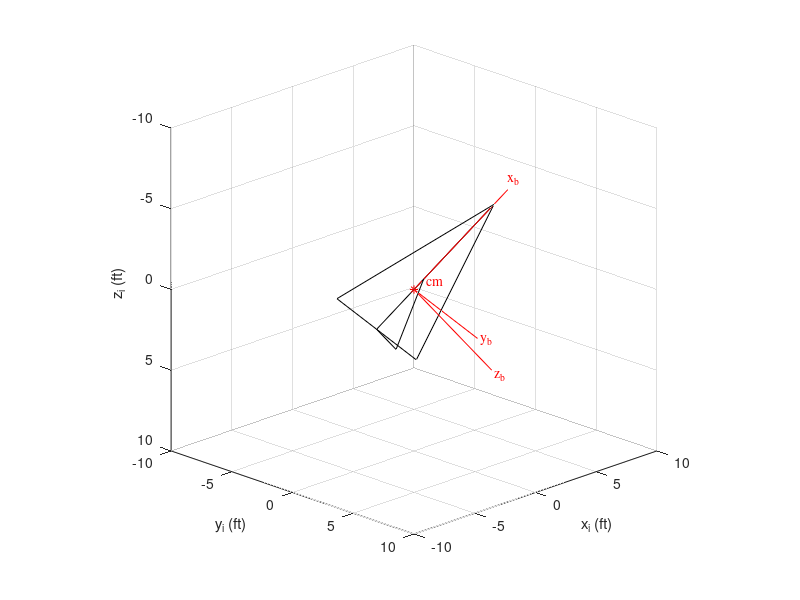

MATLAB code to generate this figure:
clear;clc;format short e;
b = 10;c = 10;xscm = 6.8148;d2r = pi/180;d=6;h=2;
psi = [30 0 0 0 0]*(d2r);theta = [45 0 0 0 0]*d2r;phi = ([120 0 0 0 0]+180)*d2r;% euler angles
% can also use eul2rotm(eul)
% eul = [psi theta phi] in radians, but y and z axes are reversed
Ct = cos(theta(1));Cs = cos(psi(1));Cp = cos(phi(1));
St = sin(theta(1));Ss = sin(psi(1));Sp = sin(phi(1));
T1 = [Ct*Cs Ct*Ss -St;
    -Cp*Ss+Sp*St*Cs Cp*Cs+Sp*St*Ss Sp*Ct;
    Sp*Ss+Cp*St*Cs -Sp*Cs+Cp*St*Ss Cp*Ct];
T2 = T1.';% Body -> Earth axes

f = 1; % scaling factor
dx=0;dy=0;dz=0; % x y z position of cm on trajectory

figure(2);clf
hold('on')

x1 = f.*(-c+xscm)*ones(1,6).';
x2 = f.*[-c+xscm xscm xscm xscm -c+xscm xscm-d].';
y1 = f.*(b/2)*[-1 1 -1 0 0 0].';
y2 = f.*(b/2)*[1 0 0 0 0 0].';
z1 = f.*[0 0 0 0 0 h].';z2=f.*[0 0 0 0 h 0].';
v11 = [x1(1),y1(1),z1(1)].';
v12 = [x2(1),y2(1),z2(1)].';
v21 = [x1(2),y1(2),z1(2)].';
v22 = [x2(2),y2(2),z2(2)].';
v31 = [x1(3),y1(3),z1(3)].';
v32 = [x2(3),y2(3),z2(3)].';
v41 = [x1(4),y1(4),z1(4)].';
v42 = [x2(4),y2(4),z2(4)].';
v51 = [x1(5),y1(5),z1(5)].';
v52 = [x2(5),y2(5),z2(5)].';
v61 = [x1(6),y1(6),z1(6)].';
v62 = [x2(6),y2(6),z2(6)].';
q=[dx dy dz].';
v11=T2*v11;v12=T2*v12;v21=T2*v21;v22=T2*v22;
v31=T2*v31;v32=T2*v32;v51=T2*v51;v52=T2*v52;
v61=T2*v61;v62=T2*v62;v41=T2*v41;v42=T2*v42;

plot3([v11(1)+q(1) v12(1)+q(1)],[v11(2)+q(2) v12(2)+q(2)],[v11(3)+q(3) v12(3)+q(3)],'-k');
plot3([v21(1)+q(1) v22(1)+q(1)],[v21(2)+q(2) v22(2)+q(2)],[v21(3)+q(3) v22(3)+q(3)],'-k');
plot3([v31(1)+q(1) v32(1)+q(1)],[v31(2)+q(2) v32(2)+q(2)],[v31(3)+q(3) v32(3)+q(3)],'-k');
plot3([v41(1)+q(1) v42(1)+q(1)],[v41(2)+q(2) v42(2)+q(2)],[v41(3)+q(3) v42(3)+q(3)],'-k');
plot3([v51(1)+q(1) v52(1)+q(1)],[v51(2)+q(2) v52(2)+q(2)],[v51(3)+q(3) v52(3)+q(3)],'-k');
plot3([v61(1)+q(1) v62(1)+q(1)],[v61(2)+q(2) v62(2)+q(2)],[v61(3)+q(3) v62(3)+q(3)],'-k');

avx1 = [0 0 0].'; avx2 = [8*f 0 0].';avx1=T2*avx1+q;avx2=T2*avx2+q;
avy1 = [0 0 0].'; avy2 = [0 -8*f 0].';avy1=T2*avy1+q;avy2=T2*avy2+q;
avz1 = [0 0 0].'; avz2 = [0 0 8*f].';avz1=T2*avz1+q;avz2=T2*avz2+q;
plot3([avx1(1) avx2(1)],[avx1(2) avx2(2)],[avx1(3) avx2(3)],'-r');
plot3([avy1(1) avy2(1)],[avy1(2) avy2(2)],[avy1(3) avy2(3)],'-r');
plot3([avz1(1) avz2(1)],[avz1(2) avz2(2)],[avz1(3) avz2(3)],'-r');
a2_id = gca;
set(a2_id,'YDir','reverse')
set(a2_id,'ZDir','reverse')
aw = [-10 10 -10 10 -10 10]; axis(aw), axis square, av = [315 20]; view(av), grid('on')
xlabel('x_i (ft)'), ylabel('y_i (ft)'), zlabel('z_i (ft)')
 text(avx2(1)+0.25,avx2(2)-0.25,avx2(3)-0.5,'x_b','FontName','Times','Color','r')
 text(avy2(1)+0.5,avy2(2)-0.25,avy2(3)+0.25,'y_b','FontName','Times','Color','r')
 text(avz2(1)+0.5,avz2(2)-0.25,avz2(3)+0.5,'z_b','FontName','Times','Color','r')
 text(avz1(1)+0.5,avz1(2)+0.5,avz1(3)-0.5,'cm','FontName','Times','Color','r')
 plot3(avx1(1),avx1(2),avx1(3),'*r');

 plot3([0 avx1(1)],[0 avx1(2)],[0 avx1(3)],'--b');
hold('off')
